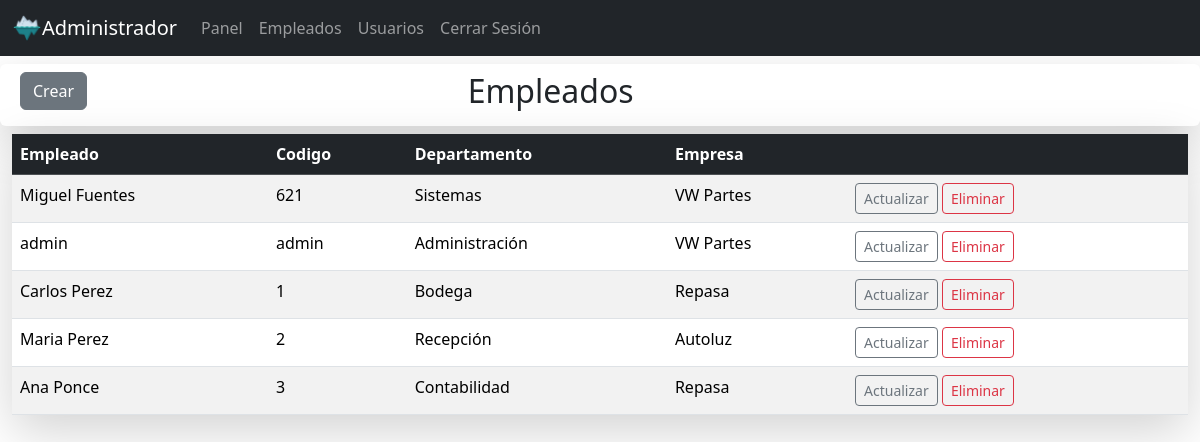
/employees (signed in), run on the app's committed database.
### clock/models.py (models this page shows, shortened)
class User(db.Model):
    id = db.Column(db.Integer, primary_key=True)
    username = db.Column(db.String, unique=True, nullable=False)
    name = db.Column(db.String, nullable=False)
    roll = db.Column(db.String, nullable=False)
    password = db.Column(db.Text, nullable=False)
    state = db.Column(db.Integer)

class Employee(db.Model):
    id = db.Column(db.Integer, primary_key=True)
    name = db.Column(db.String, nullable=False)
    code = db.Column(db.String, nullable=False)
    password = db.Column(db.Text, nullable=False)
    departament = db.Column(db.String)
    company = db.Column(db.String)
    state = db.Column(db.Integer)

### clock/home.py (the view)
@bp.route('/employees')
@login_required
def employees():
    employees = Employee.query.all()
    return render_template('employees.html', employees =  employees)

### clock/auth.py (called while the page is built)
def login_required(view):
    @functools.wraps(view)
    def wrapped_view(**kwargs):
        if g.user is None:
            return redirect('/auth/login')
        return view(**kwargs)
    return wrapped_view

@bp.before_app_request
def load_logged_in_user():
    user_id = session.get('user_id')
    print(user_id)
    if user_id is None:
        g.user = None
    else:
        g.user = User.query.get_or_404(user_id)

### clock/templates/employees.html (shortened to what this page needs)
{% extends 'base.html' %}
{% block content %}
<main class="container-fluid">
    <div class="p-2 my-2 row rounded shadow-lg">
        <div class="col-3">
            <a class="btn btn-secondary btn-xl" href="{{ url_for('home.addemployee') }}">Crear</a>
        </div>
        <div class="col-5">
            <span class="text-center"><h2>Empleados</h2></span>
        </div>
    </div>
    <table class="table table-striped shadow-lg">
        <thead class="table-dark">
            <tr>
                <th scope="col">Empleado</th>
                <th scope="col">Codigo</th>
                <th scope="col">Departamento</th>
                <th scope="col">Empresa</th>
                <th scope="col"></th>
            </tr>
        </thead>
        <tbody>
            {% for employee in employees %}
            <tr>
                <td>{{ employee.name }}</td>
                <td>{{ employee.code }}</td>
                <td>{{ employee.departament }}</td>
                <td>{{ employee.company }}</td>
                <td>
                    <a href="{{ url_for('home.employee_update', id = employee.id) }}" class="btn btn-outline-secondary btn-sm">Actualizar</a>
                    <a href="{{ url_for('home.delete_employee', id = employee.id) }}" class="btn btn-outline-danger btn-sm">Eliminar</a>
                </td>
            </tr>
            {% endfor %}
        </tbody>
    </table>
</main>
{% endblock %}

### clock/templates/base.html (shortened to what this page needs)
<!DOCTYPE html>
<html lang="en">
<head>
    <link href="https://cdn.jsdelivr.net/npm/bootstrap@5.3.2/dist/css/bootstrap.min.css" rel="stylesheet"
>
</head>
<body style="background-color: gray92">
    <nav class="navbar navbar-expand-lg navbar-dark bg-dark" aria-label="Fourth navbar example">
        <div class="container-fluid">
            <img src="/static/img/icoicse.ico" width="30" height="30" alt="">
            {% if g.user %}
            <a class="navbar-brand" href="#"> {{ g.user.name}} </a>
            {% endif %}
            <div class="collapse navbar-collapse" id="navbarsExample04">
                <ul class="navbar-nav ">
                    <li class="nav-item">
                        <a class="nav-link" href="{{ url_for('dashboard.dashboard') }}" aria-current="page">Panel</a>
                    </li>
                    <li class="nav-item">
                        <a class="nav-link" href="{{ url_for('home.employees') }}" aria-current="page">Empleados</a>
                    </li>
                    <li class="nav-item">
                        <a class="nav-link" href="{{ url_for('auth.users') }}" aria-current="page">Usuarios</a>
                    </li>
                    <li class="nav-item">
                        <a class="nav-link" href="{{ url_for('auth.logout') }}" aria-current="page">Cerrar Sesión</a>
                    </li>
                </ul>
            </div>
        </div>
    </nav>
    {% block content %}
    {% endblock %}
</body>
</html>

### data on the page
User: user.name "Administrador"
Employee: name "Miguel Fuentes", code "621", departament "Sistemas", company "VW Partes"
Employee: name "admin", code "admin", departament "Administración", company "VW Partes"
Employee: name "Carlos Perez", code "1", departament "Bodega", company "Repasa"
Employee: name "Maria Perez", code "2", departament "Recepción", company "Autoluz"
Employee: name "Ana Ponce", code "3", departament "Contabilidad", company "Repasa"
